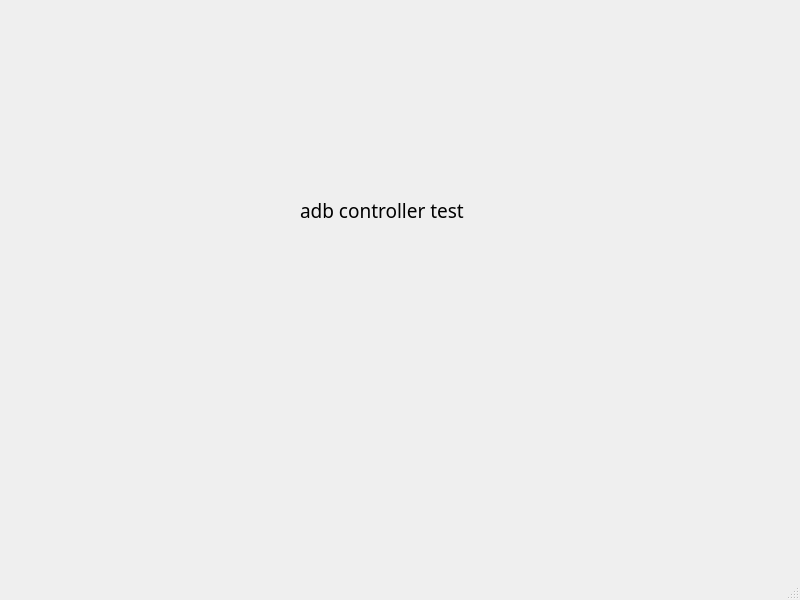
<?xml version="1.0" encoding="UTF-8"?>
<ui version="4.0">
 <class>MainWindow</class>
 <widget class="QMainWindow" name="MainWindow">
  <property name="geometry">
   <rect>
    <x>0</x>
    <y>0</y>
    <width>800</width>
    <height>600</height>
   </rect>
  </property>
  <property name="font">
   <font>
    <family>微软雅黑</family>
    <pointsize>14</pointsize>
   </font>
  </property>
  <property name="windowTitle">
   <string>MainWindow</string>
  </property>
  <widget class="QWidget" name="centralwidget">
   <widget class="QLabel" name="label">
    <property name="geometry">
     <rect>
      <x>300</x>
      <y>180</y>
      <width>211</width>
      <height>61</height>
     </rect>
    </property>
    <property name="text">
     <string>adb controller test</string>
    </property>
   </widget>
  </widget>
  <widget class="QMenuBar" name="menubar">
   <property name="geometry">
    <rect>
     <x>0</x>
     <y>0</y>
     <width>800</width>
     <height>31</height>
    </rect>
   </property>
  </widget>
  <widget class="QStatusBar" name="statusbar"/>
 </widget>
 <resources/>
 <connections/>
</ui>
